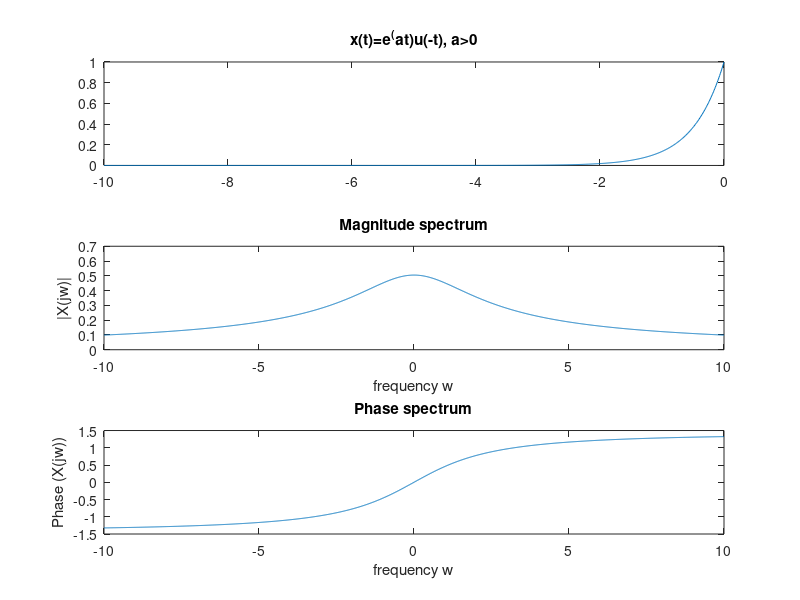

Source code (MATLAB):
 t=-10:0.01:0;
 x=exp(2*t);
 w=-10:0.01:10;
 for j=1:length(w)
Xjw(j)=(sum(x.*exp(-i*w(j)*t)))*0.01;
       end
 %plot x(t)
 subplot(311);
 plot(t,x);
 title('x(t)=e^(at)u(-t), a>0');
 %plot magnitude spectrum
 subplot(312);
 plot(w,abs(Xjw));
 title('Magnitude spectrum');
 xlabel('frequency w');
 ylabel('|X(jw)|');
 %plot phase spectrum
 subplot(313);
 plot(w,angle(Xjw));
 title('Phase spectrum');
 xlabel('frequency w');
 ylabel('Phase (X(jw))');
